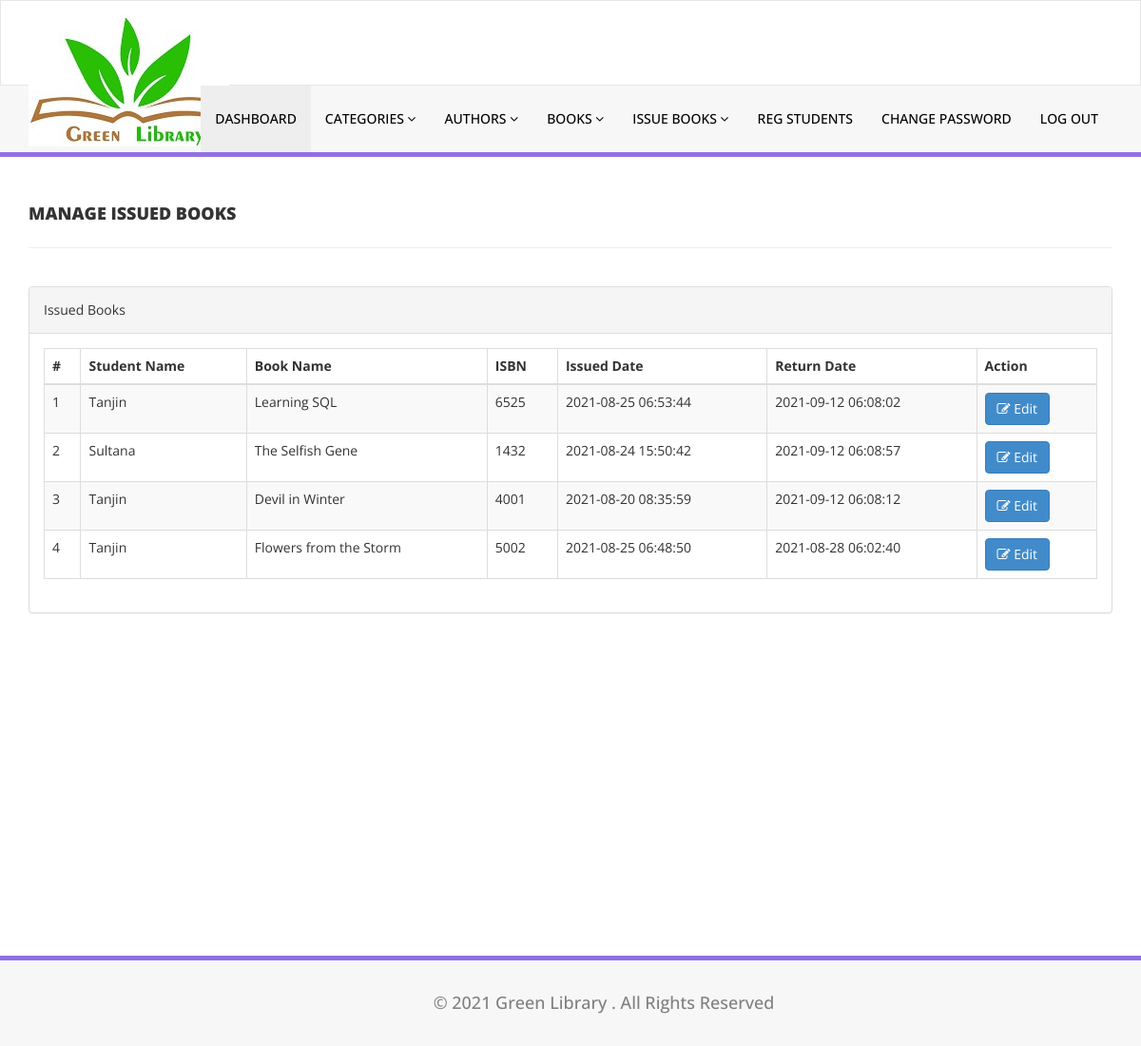
The app's page /library/admin/manage-issued-books.php (signed in) with its own data.
### tables this page shows
CREATE TABLE `tblissuedbookdetails` (
  `id` int(11) NOT NULL,
  `BookId` int(11) DEFAULT NULL,
  `StudentID` varchar(150) DEFAULT NULL,
  `IssuesDate` timestamp NULL DEFAULT current_timestamp(),
  `ReturnDate` timestamp NULL DEFAULT NULL ON UPDATE current_timestamp(),
  `RetrunStatus` int(1) DEFAULT NULL,
  `fine` int(11) DEFAULT NULL
);

CREATE TABLE `tblstudents` (
  `id` int(11) NOT NULL,
  `StudentId` varchar(100) DEFAULT NULL,
  `FullName` varchar(120) DEFAULT NULL,
  `EmailId` varchar(120) DEFAULT NULL,
  `MobileNumber` char(11) DEFAULT NULL,
  `Password` varchar(120) DEFAULT NULL,
  `Status` int(1) DEFAULT NULL,
  `RegDate` timestamp NULL DEFAULT current_timestamp(),
  `UpdationDate` timestamp NULL DEFAULT NULL ON UPDATE current_timestamp()
);

CREATE TABLE `tblbooks` (
  `id` int(11) NOT NULL,
  `BookName` varchar(255) DEFAULT NULL,
  `CatId` int(11) DEFAULT NULL,
  `AuthorId` int(11) DEFAULT NULL,
  `ISBNNumber` int(11) DEFAULT NULL,
  `BookPrice` int(11) DEFAULT NULL,
  `RegDate` timestamp NULL DEFAULT current_timestamp(),
  `UpdationDate` timestamp NULL DEFAULT NULL ON UPDATE current_timestamp()
);

### library/admin/manage-issued-books.php (the view, shortened to what this page needs)
<?php
include('includes/config.php');
if(strlen($_SESSION['alogin'])==0)
    {
header('location:index.php');
}
else{
    ?>
<!DOCTYPE html>
<html xmlns="http://www.w3.org/1999/xhtml">
<head>
    <link href="assets/css/bootstrap.css" rel="stylesheet" />
    <link href="assets/css/font-awesome.css" rel="stylesheet" />
    <link href="assets/js/dataTables/dataTables.bootstrap.css" rel="stylesheet" />
    <link href="assets/css/style.css" rel="stylesheet" />
</head>
<body>
<?php include('includes/header.php');?>
    <div class="content-wrapper">
         <div class="container">
        <div class="row pad-botm">
            <div class="col-md-12">
                <h4 class="header-line">Manage Issued Books</h4>
    </div>
     <div class="row">
</div>
        </div>
            <div class="row">
                <div class="col-md-12">
                    <div class="panel panel-default">
                        <div class="panel-heading">
                          Issued Books
                        </div>
                        <div class="panel-body">
                            <div class="table-responsive">
                                <table class="table table-striped table-bordered table-hover" id="dataTables-example">
                                    <thead>
                                        <tr>
                                            <th>#</th>
                                            <th>Student Name</th>
                                            <th>Book Name</th>
                                            <th>ISBN </th>
                                            <th>Issued Date</th>
                                            <th>Return Date</th>
                                            <th>Action</th>
                                        </tr>
                                    </thead>
                                    <tbody>
<?php $sql = "SELECT tblstudents.FullName,tblbooks.BookName,tblbooks.ISBNNumber,tblissuedbookdetails.IssuesDate,tblissuedbookdetails.ReturnDate,tblissuedbookdetails.id as rid from  tblissuedbookdetails join tblstudents on tblstudents.StudentId=tblissuedbookdetails.StudentId join tblbooks on tblbooks.id=tblissuedbookdetails.BookId order by tblissuedbookdetails.id desc";
$query = $dbh -> prepare($sql);
$query->execute();
$results=$query->fetchAll(PDO::FETCH_OBJ);
$cnt=1;
if($query->rowCount() > 0)
{
foreach($results as $result)
{               ?>
                                        <tr class="odd gradeX">
                                            <td class="center"><?php echo htmlentities($cnt);?></td>
                                            <td class="center"><?php echo htmlentities($result->FullName);?></td>
                                            <td class="center"><?php echo htmlentities($result->BookName);?></td>
                                            <td class="center"><?php echo htmlentities($result->ISBNNumber);?></td>
                                            <td class="center"><?php echo htmlentities($result->IssuesDate);?></td>
                                            <td class="center"><?php if($result->ReturnDate=="")
                                            {
                                                echo htmlentities("Not Return Yet");
                                            } else {
                                            echo htmlentities($result->ReturnDate);
}
                                            ?></td>
                                            <td class="center">
                                            <a href="update-issue-bookdeails.php?rid=<?php echo htmlentities($result->rid);?>"><button class="btn btn-primary"><i class="fa fa-edit "></i> Edit</button>
                                            </td>
                                        </tr>
 <?php $cnt=$cnt+1;}} ?>
                                    </tbody>
                                </table>
                            </div>
                        </div>
                    </div>
                </div>
            </div>
    </div>
    </div>
     <?php include('includes/footer.php');?>
</body>
</html>
<?php } ?>

### library/admin/assets/css/style.css (style rules this page uses)
.content-wrapper { margin-top: 40px; min-height:800px; padding-bottom:90px; }
.header-line { font-weight:900; padding-bottom:25px; border-bottom:1px solid #eeeeee; text-transform:uppercase; }
.pad-botm { padding-bottom:30px; }

### records on screen
tblissuedbookdetails: tblstudents.FullName "Tanjin", BookId.BookName "Learning SQL", BookId.ISBNNumber "6525", IssuesDate "2021-08-25 06:53:44", ReturnDate "2021-09-12 06:08:02"
tblissuedbookdetails: tblstudents.FullName "Sultana", BookId.BookName "The Selfish Gene", BookId.ISBNNumber "1432", IssuesDate "2021-08-24 15:50:42", ReturnDate "2021-09-12 06:08:57"
tblissuedbookdetails: tblstudents.FullName "Tanjin", BookId.BookName "Devil in Winter", BookId.ISBNNumber "4001", IssuesDate "2021-08-20 08:35:59", ReturnDate "2021-09-12 06:08:12"
tblissuedbookdetails: tblstudents.FullName "Tanjin", BookId.BookName "Flowers from the Storm", BookId.ISBNNumber "5002", IssuesDate "2021-08-25 06:48:50", ReturnDate "2021-08-28 06:02:40"
